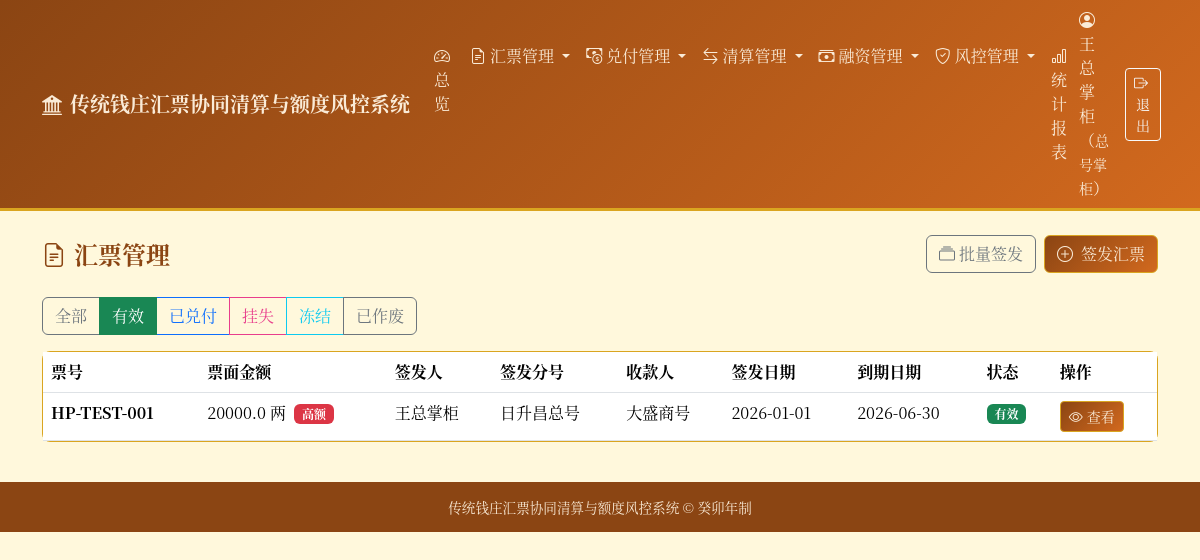
The page /bills?status=有效 (signed in) on the database its author committed.
### tables this page shows
CREATE TABLE users (
        id INTEGER PRIMARY KEY AUTOINCREMENT,
        username TEXT UNIQUE NOT NULL,
        real_name TEXT NOT NULL,
        role TEXT NOT NULL CHECK(role IN ('总号掌柜', '分号掌柜', '票号经办人', '复核人', '稽核员')),
        branch_id INTEGER,
        password TEXT NOT NULL DEFAULT '123456',
        status TEXT NOT NULL DEFAULT '在职' CHECK(status IN ('在职', '离职')),
        created_date TEXT NOT NULL,
        FOREIGN KEY (branch_id) REFERENCES branches(id)
    );

CREATE TABLE bills (
        id INTEGER PRIMARY KEY AUTOINCREMENT,
        bill_no TEXT UNIQUE NOT NULL,
        amount REAL NOT NULL CHECK(amount > 0),
        issuer_id INTEGER NOT NULL,
        issue_branch_id INTEGER,
        payee TEXT NOT NULL,
        issue_date TEXT NOT NULL,
        due_date TEXT,
        status TEXT NOT NULL DEFAULT '有效' CHECK(status IN (
            '有效', '已兑付', '已作废', '挂失', '冻结'
        )),
        remark TEXT,
        FOREIGN KEY (issuer_id) REFERENCES users(id),
        FOREIGN KEY (issue_branch_id) REFERENCES branches(id)
    );

CREATE TABLE branches (
        id INTEGER PRIMARY KEY AUTOINCREMENT,
        branch_code TEXT UNIQUE NOT NULL,
        branch_name TEXT NOT NULL,
        location TEXT,
        manager TEXT,
        contact TEXT,
        status TEXT NOT NULL DEFAULT '营业中' CHECK(status IN ('营业中', '已歇业')),
        created_date TEXT NOT NULL,
        remark TEXT
    );

### main.py (the view)
@app.get("/bills", response_class=HTMLResponse)
def bills_list(request: Request, user=Depends(auth_dep), status: Optional[str] = None):
    conn = get_db()
    cursor = conn.cursor()
    if status and status in ("有效", "已兑付", "已作废", "挂失", "冻结"):
        cursor.execute(
            "SELECT b.*, u.real_name as issuer_name, br.branch_name as issue_branch_name FROM bills b LEFT JOIN users u ON b.issuer_id = u.id LEFT JOIN branches br ON b.issue_branch_id = br.id WHERE b.status = ? ORDER BY b.id DESC",
            (status,),
        )
    else:
        cursor.execute(
            "SELECT b.*, u.real_name as issuer_name, br.branch_name as issue_branch_name FROM bills b LEFT JOIN users u ON b.issuer_id = u.id LEFT JOIN branches br ON b.issue_branch_id = br.id ORDER BY b.id DESC"
        )
    bills = [dict(row) for row in cursor.fetchall()]
    conn.close()
    return templates.TemplateResponse(
        "bills.html",
        {"request": request, "user": user, "bills": bills, "current_status": status},
    )

### templates/bills.html (shortened to what this page needs)
{% extends "base.html" %}
{% block content %}
<div class="d-flex justify-content-between align-items-center mb-4">
    <h4 class="fw-bold mb-0" style="color: var(--qz-primary);">
        <i class="bi bi-file-earmark-text me-2"></i>汇票管理
    </h4>
    {% if user.role in ('总号掌柜', '分号掌柜', '票号经办人') %}
    <div class="d-flex gap-2">
        <a href="/bills/batch-create" class="btn btn-outline-secondary">
            <i class="bi bi-collection me-1"></i>批量签发
        </a>
        <a href="/bills/create" class="btn btn-qz">
            <i class="bi bi-plus-circle me-2"></i>签发汇票
        </a>
    </div>
    {% endif %}
</div>
<div class="mb-3">
    <div class="btn-group" role="group">
        <a href="/bills" class="btn btn-outline-secondary {% if not current_status %}active{% endif %}">
            全部
        </a>
        <a href="/bills?status=有效" class="btn btn-outline-success {% if current_status == '有效' %}active{% endif %}">
            有效
        </a>
        <a href="/bills?status=已兑付" class="btn btn-outline-primary {% if current_status == '已兑付' %}active{% endif %}">
            已兑付
        </a>
        <a href="/bills?status=挂失" class="btn btn-outline-pink {% if current_status == '挂失' %}active{% endif %}" style="border-color: #e83e8c; color: #e83e8c;">
            挂失
        </a>
        <a href="/bills?status=冻结" class="btn btn-outline-info {% if current_status == '冻结' %}active{% endif %}">
            冻结
        </a>
        <a href="/bills?status=已作废" class="btn btn-outline-secondary {% if current_status == '已作废' %}active{% endif %}">
            已作废
        </a>
    </div>
</div>
<div class="card card-qz">
    <div class="card-body p-0">
        {% if bills %}
        <div class="table-responsive">
            <table class="table table-hover mb-0">
                <thead style="background-color: var(--qz-light);">
                    <tr>
                        <th>票号</th>
                        <th>票面金额</th>
                        <th>签发人</th>
                        <th>签发分号</th>
                        <th>收款人</th>
                        <th>签发日期</th>
                        <th>到期日期</th>
                        <th>状态</th>
                        <th>操作</th>
                    </tr>
                </thead>
                <tbody>
                    {% for bill in bills %}
                    <tr>
                        <td><strong>{{ bill.bill_no }}</strong></td>
                        <td>
                            {{ bill.amount }} 两
                            {% if bill.amount >= 10000 %}
                            <span class="badge bg-danger ms-1">高额</span>
                            {% endif %}
                        </td>
                        <td>{{ bill.issuer_name }}</td>
                        <td>{{ bill.issue_branch_name or '—' }}</td>
                        <td>{{ bill.payee }}</td>
                        <td>{{ bill.issue_date }}</td>
                        <td>{{ bill.due_date or '—' }}</td>
                        <td>
                            {% if bill.status == '有效' %}
                            <span class="badge badge-valid">有效</span>
                            {% elif bill.status == '已兑付' %}
                            <span class="badge badge-redeemed">已兑付</span>
                            {% elif bill.status == '挂失' %}
                            <span class="badge badge-lost">挂失</span>
                            {% elif bill.status == '冻结' %}
                            <span class="badge badge-frozen">冻结</span>
                            {% else %}
                            <span class="badge badge-voided">已作废</span>
                            {% endif %}
                        </td>
                        <td>
                            <a href="/bills/{{ bill.id }}" class="btn btn-sm btn-qz">
                                <i class="bi bi-eye me-1"></i>查看
                            </a>
                        </td>
                    </tr>
                    {% endfor %}
                </tbody>
            </table>
        </div>
        {% endif %}
    </div>
</div>
{% endblock %}

### templates/base.html (shortened to what this page needs)
<!DOCTYPE html>
<html lang="zh-CN">
<head>
    <link href="https://cdn.jsdelivr.net/npm/bootstrap@5.3.2/dist/css/bootstrap.min.css" rel="stylesheet">
    <link href="https://cdn.jsdelivr.net/npm/bootstrap-icons@1.11.2/font/bootstrap-icons.css" rel="stylesheet">
</head>
<body>
    {% if user %}
    <nav class="navbar navbar-expand-lg navbar-qz">
        <div class="container">
            <a class="navbar-brand fw-bold" href="/dashboard">
                <i class="bi bi-bank2 me-2"></i>传统钱庄汇票协同清算与额度风控系统
            </a>
            <div class="collapse navbar-collapse" id="navbarNav">
                <ul class="navbar-nav me-auto">
                    <li class="nav-item">
                        <a class="nav-link" href="/dashboard"><i class="bi bi-speedometer2 me-1"></i>总览</a>
                    </li>
                    <li class="nav-item dropdown">
                        <a class="nav-link dropdown-toggle" href="#" role="button" data-bs-toggle="dropdown">
                            <i class="bi bi-file-earmark-text me-1"></i>汇票管理
                        </a>
                    </li>
                    <li class="nav-item dropdown">
                        <a class="nav-link dropdown-toggle" href="#" role="button" data-bs-toggle="dropdown">
                            <i class="bi bi-cash-coin me-1"></i>兑付管理
                        </a>
                    </li>
                    <li class="nav-item dropdown">
                        <a class="nav-link dropdown-toggle" href="#" role="button" data-bs-toggle="dropdown">
                            <i class="bi bi-arrow-left-right me-1"></i>清算管理
                        </a>
                    </li>
                    <li class="nav-item dropdown">
                        <a class="nav-link dropdown-toggle" href="#" role="button" data-bs-toggle="dropdown">
                            <i class="bi bi-cash-stack me-1"></i>融资管理
                        </a>
                    </li>
                    {% if user.role in ('总号掌柜', '稽核员') %}
                    <li class="nav-item dropdown">
                        <a class="nav-link dropdown-toggle" href="#" role="button" data-bs-toggle="dropdown">
                            <i class="bi bi-shield-check me-1"></i>风控管理
                        </a>
                    </li>
                    {% endif %}
                    <li class="nav-item">
                        <a class="nav-link" href="/reports"><i class="bi bi-bar-chart me-1"></i>统计报表</a>
                    </li>
                </ul>
                <div class="d-flex align-items-center">
                    <span class="text-light me-3">
                        <i class="bi bi-person-circle me-1"></i>
                        {{ user.real_name }}（<small>{{ user.role }}</small>）
                    </span>
                    <a href="/logout" class="btn btn-sm btn-outline-light"><i class="bi bi-box-arrow-right me-1"></i>退出</a>
                </div>
            </div>
        </div>
    </nav>
    {% endif %}
    <div class="container mt-4">
        {% block content %}{% endblock %}
    </div>
    <footer>
        <div class="container">
            <p class="mb-0">传统钱庄汇票协同清算与额度风控系统 &copy; 癸卯年制</p>
        </div>
    </footer>
</body>
</html>

### templates/base.html (style rules this page uses)
:root { --qz-primary: #8B4513; --qz-secondary: #D2691E; --qz-accent: #DAA520; --qz-bg: #FFF8DC; --qz-dark: #3E2723; --qz-light: #FAEBD7; }
body { background-color: var(--qz-bg); font-family: "Songti SC", "SimSun", "Noto Serif CJK SC", serif; color: var(--qz-dark); }
.navbar-qz { background: linear-gradient(135deg, var(--qz-primary), var(--qz-secondary)); border-bottom: 3px solid var(--qz-accent); }
.navbar-qz .navbar-brand, .navbar-qz .nav-link, .navbar-qz .text-light { color: var(--qz-light) !important; }
.card-qz { border: 1px solid var(--qz-accent); border-radius: 8px; background: #FFFEF5; }
.btn-qz { background: linear-gradient(135deg, var(--qz-primary), var(--qz-secondary)); color: var(--qz-light); border: 1px solid var(--qz-accent); }
.badge-valid { background-color: #198754; }
footer { background: var(--qz-primary); color: var(--qz-light); padding: 15px 0; margin-top: 40px; text-align: center; font-size: 0.85rem; }

### rows shown on the page
users: real_name "王总掌柜", role "总号掌柜"
bills: bill_no "HP-TEST-001", amount "20000.0", shows "高额", issuer_name "王总掌柜", branch_name "日升昌总号", payee "大盛商号", issue_date "2026-01-01", due_date "2026-06-30", status "有效"
